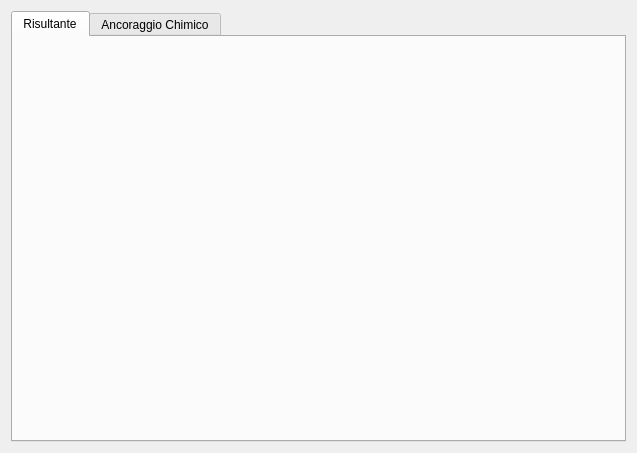
<?xml version="1.0" encoding="UTF-8"?>
<ui version="4.0">
 <class>QEasyGUI</class>
 <widget class="QWidget" name="QEasyGUI">
  <property name="geometry">
   <rect>
    <x>0</x>
    <y>0</y>
    <width>637</width>
    <height>453</height>
   </rect>
  </property>
  <property name="windowTitle">
   <string>Form</string>
  </property>
  <layout class="QGridLayout" name="gridLayout">
   <item row="0" column="0">
    <widget class="QTabWidget" name="tabWidget">
     <property name="currentIndex">
      <number>0</number>
     </property>
     <widget class="QWidget" name="loadResultantTab">
      <attribute name="title">
       <string>Risultante</string>
      </attribute>
     </widget>
     <widget class="QWidget" name="bondedAnchorTab">
      <attribute name="title">
       <string>Ancoraggio Chimico</string>
      </attribute>
     </widget>
    </widget>
   </item>
  </layout>
 </widget>
 <resources/>
 <connections/>
</ui>
